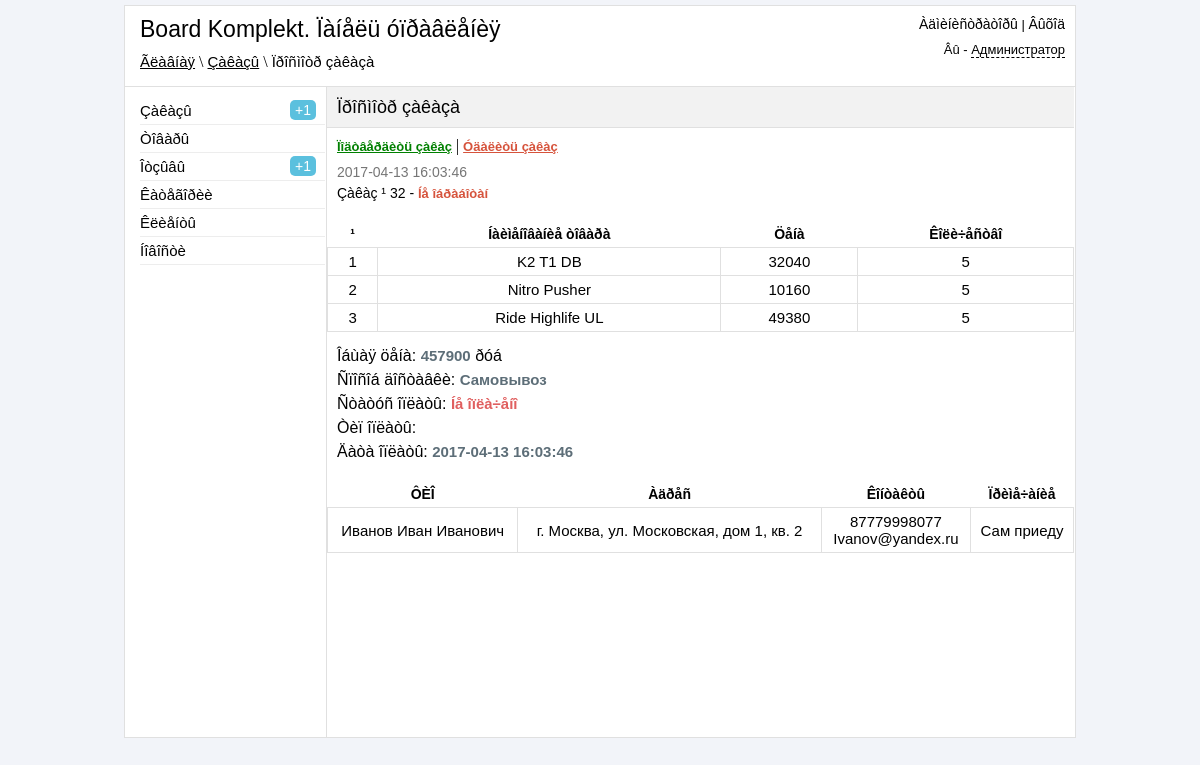
Page /admin/view_order.php?id=32 (signed in) on the committed database.
### tables this page shows
CREATE TABLE IF NOT EXISTS `orders` (
  `order_id` int(11) NOT NULL AUTO_INCREMENT,
  `id_buyer` int(11) NOT NULL,
  `order_datetime` datetime NOT NULL,
  `order_total_price` int(11) NOT NULL,
  `order_delivery` varchar(255) NOT NULL,
  `order_type_pay` varchar(100) NOT NULL,
  `order_note` text NOT NULL,
  `order_confirmed` varchar(50) NOT NULL DEFAULT 'no',
  `order_pay` varchar(40) NOT NULL,
  PRIMARY KEY (`order_id`),
  KEY `id_buyer` (`id_buyer`)
);

CREATE TABLE IF NOT EXISTS `buy_products` (
  `buy_id` int(11) NOT NULL AUTO_INCREMENT,
  `buy_id_order` int(11) NOT NULL,
  `buy_id_product` int(11) NOT NULL,
  `buy_count_product` int(11) NOT NULL,
  PRIMARY KEY (`buy_id`),
  KEY `buy_id` (`buy_id`),
  KEY `buy_id_order` (`buy_id_order`),
  KEY `buy_id_product` (`buy_id_product`)
);

CREATE TABLE IF NOT EXISTS `table_products` (
  `products_id` int(11) NOT NULL AUTO_INCREMENT,
  `title` varchar(255) NOT NULL,
  `price` int(11) NOT NULL,
  `seo_words` text NOT NULL,
  `seo_description` text NOT NULL,
  `mini_description` varchar(280) NOT NULL,
  `image` varchar(255) NOT NULL,
  `description` text NOT NULL,
  `mini_features` varchar(280) NOT NULL,
  `features` text NOT NULL,
  `datetime` datetime NOT NULL,
  `new` tinyint(4) NOT NULL DEFAULT '0',
  `leader` tinyint(4) NOT NULL DEFAULT '0',
  `sale` tinyint(4) NOT NULL DEFAULT '0',
  `visible` tinyint(4) NOT NULL DEFAULT '0',
  `brand_id` int(11) NOT NULL,
  PRIMARY KEY (`products_id`),
  KEY `products_id` (`products_id`),
  KEY `products_id_2` (`products_id`),
  KEY `brand_id` (`brand_id`)
);

CREATE TABLE IF NOT EXISTS `reg_user` (
  `user_id` int(11) NOT NULL AUTO_INCREMENT,
  `login` varchar(100) NOT NULL,
  `password` varchar(100) NOT NULL,
  `surname` varchar(100) NOT NULL,
  `name` varchar(100) NOT NULL,
  `patronymic` varchar(100) NOT NULL,
  `email` varchar(100) NOT NULL,
  `phone` varchar(100) NOT NULL,
  `address` text NOT NULL,
  `datetime` datetime NOT NULL,
  `ip` varchar(50) NOT NULL,
  PRIMARY KEY (`user_id`)
);

### admin/include/functions.php (called while the page is built)
<?php
function clear_strings($clear_string)
{
    $clear_string = strip_tags($clear_string);
    $clear_string = mysql_real_escape_string($clear_string);
    $clear_string = trim($clear_string);
    return $clear_string;
}
?>

### admin/view_order.php (the view, shortened to what this page needs)
<?php
	if ($_SESSION['auth_admin'] == "yes_auth")
	{
		include("include/db_connect.php");
        include("include/functions.php");
       $id = clear_strings($_GET["id"]);
?>
<!DOCTYPE HTML>
<html>
<head>
	<link href ="css/reset.css" rel="stylesheet" type="text/css" />
	<link href ="css/style.css" rel="stylesheet" type="text/css" />
    <link href ="jquery_confirm/jquery_confirm.css" rel="stylesheet" type="text/css" />
</head>
<body>
<div class="block-body">
	<?php
		include("include/block-header.php");
	?>
	<div class="block-content">
		<div class = "block-parameters">
           <p class="title-page">Ïðîñìîòð çàêàçà</p>
		</div>
        <?php
        if ($_SESSION['view_orders'] == '1')
        {
	       $result = mysql_query("SELECT * FROM orders WHERE order_id='$id'", $link);
           if (mysql_num_rows($result) > 0) {
            $row = mysql_fetch_array($result);
            do {
                if ($row["order_confirmed"] == 'yes') {
                    $status = '<b class="green">Îáðàáîòàí</b>';
                    $linkOrder =' <p class="view-order-link"><a class="delete" rel="view_order.php?id='.$row["order_id"].'&action=delete">Óäàëèòü çàêàç</a></p>';
                }
                else {
                    $status = '<b class="red">Íå îáðàáîòàí</b>';
                    $linkOrder = '<p class="view-order-link"><a class="green" href="view_order.php?id='.$row["order_id"].'&action=accept">Ïîäòâåðäèòü çàêàç</a> | <a class="delete" rel="view_order.php?id='.$row["order_id"].'&action=delete">Óäàëèòü çàêàç</a></p>';
                }
                echo '
                    '.$linkOrder.'
                    <p class="order_datetime">'.$row["order_datetime"].'</p>
                    <p class="order_number">Çàêàç ¹ '.$row["order_id"].' - '.$status.'</p>
                    <table align="center" cellpadding="10" width="100%">
                    <tr>
                        <th>¹</th>
                        <th>Íàèìåíîâàíèå òîâàðà</th>
                        <th>Öåíà</th>
                        <th>Êîëè÷åñòâî</th>
                    </tr>
                ';
                $query_product = mysql_query("SELECT * FROM buy_products,table_products WHERE buy_products.buy_id_order='$id' AND table_products.products_id=buy_products.buy_id_product", $link);
                $result_query = mysql_fetch_array($query_product);
                $buyer_product = mysql_query("SELECT * FROM orders,reg_user WHERE orders.order_id='$id' AND reg_user.user_id=orders.id_buyer", $link);
                $result_query_buyer = mysql_fetch_array($buyer_product);
                do {
                    $price = $price + ($result_query["price"] * $result_query["buy_count_product"]);
                    $index_count = $index_count + 1;
                    echo '
                    <tr>
                        <td align="center">'.$index_count.'</td>
                        <td align="center">'.$result_query["title"].'</td>
                        <td align="center">'.$result_query["price"].'</td>
                        <td align="center">'.$result_query["buy_count_product"].'</td>
                    </tr>
                    ';
                } while ($result_query = mysql_fetch_array($query_product));
                if ($row["order_pay"] == "accepted") {
                    $stat_pay = '<b class="green">Îïëà÷åíî</b>';
                }
                else {
                    $stat_pay = '<b class="red">Íå îïëà÷åíî</b>';
                }
                echo '
                    </table>
                    <ul class = "info-order">
                        <li>Îáùàÿ öåíà: <b>'.$price.'</b> ðóá</li>
                        <li>Ñïîñîá äîñòàâêè: <b>'.$row["order_delivery"].'</b></li>
                        <li>Ñòàòóñ îïëàòû: '.$stat_pay.'</li>
                        <li>Òèï îïëàòû: <b>'.$row["order_type_pay"].'</b></li>
                        <li>Äàòà îïëàòû: <b>'.$row["order_datetime"].'</b></li>
                    </ul>
                    <table align="center" cellpadding="10" width="100%">
                    <tr>
                        <th>ÔÈÎ</th>
                        <th>Àäðåñ</th>
                        <th>Êîíòàêòû</th>
                        <th>Ïðèìå÷àíèå</th>
                    </tr>
                    <tr>
                        <td align="center">'.$result_query_buyer["surname"].' '.$result_query_buyer["name"].' '.$result_query_buyer["patronymic"].'</td>
                        <td align="center">'.$result_query_buyer["address"].'</td>
                        <td align="center">'.$result_query_buyer["phone"].'</br>'.$result_query_buyer["email"].'</td>
                        <td align="center">'.$result_query_buyer["order_note"].'</td>
                    </tr>
                    </table>
                ';
            } while ($row = mysql_fetch_array($result));
           }
        }
        else {
             echo '<p class="form-error" align="center">Ó âàñ íåò ïðàâ íà ïðîñìîòð äàííîãî ðàçäåëà!</p>';
        }
        ?>
	</div>
</div>
</body>
</html>
<?php
	}
	else
	{
		header("Location: login.php");
	}
?>

### admin/css/style.css (style rules this page uses)
body { background-color: #F2F4F9 }
b { font-weight:bold; }
table { margin-top: 20px; }
th { padding-left: 5px; padding-right: 5px; padding-top: 5px; padding-bottom: 5px; font: bold 14px sans-serif; }
td { padding-left: 5px; padding-right: 5px; padding-top: 5px; padding-bottom: 5px; border: 1px solid #E0E0E0; font: 15px sans-serif; vertical-align: middle; }
.block-body { width: 950px; margin: 5px auto; background-color: white; border: 1px solid #E0E0E0; }
.block-header-left a { font: 15px sans-serif; color: black; }
.block-content { width: 747px; min-height: 650px; height: auto; margin-left: 201px; border-left: 1px solid #E0E0E0; }
.block-parameters { height: 40px; border-bottom: 1px solid #E0E0E0; background-color: #F2F2F2; }
.title-page { font: 18px sans-serif; margin-top: 10px; margin-left: 10px; position: absolute; }
.delete { font: bold 13px sans-serif; color: #D6533C; cursor: pointer; text-decoration: underline; }
.green { font: bold 13px sans-serif; color: green; }
.order_datetime { font: 14px sans-serif; margin-left: 10px; margin-top: 10px; margin-bottom: 0px; color: #767676; }
.order_number { font: 14px sans-serif; margin-left: 10px; margin-top: 5px; margin-bottom: 10px; color: black; }
.red { font: bold 13px sans-serif; color: #D6533C; }
.view-order-link { margin-left: 10px; margin-top: 10px; }
.info-order { margin-top: 15px; }
.info-order li { font: 16px sans-serif; margin-left: 10px; margin-top: 6px; }
.info-order b { color: #5D6E78; font: bold 15px sans-serif; }
.info-order b.red { color: #E05F5F; font: bold 15px sans-serif; }

### rows in the picture
orders: order_datetime "2017-04-13 16:03:46", order_id "32", order_confirmed "Íå îáðàáîòàí", price "457900", order_delivery "Самовывоз", order_pay "Íå îïëà÷åíî", id_buyer.surname "Иванов", id_buyer.name "Иван", id_buyer.patronymic "Иванович", id_buyer.address "г. Москва, ул. Московская, дом 1, кв. 2", id_buyer.phone "87779998077", id_buyer.email "Ivanov@yandex.ru", order_note "Сам приеду"
buy_products: buy_id_product.title "K2 T1 DB", buy_id_product.price "32040", buy_count_product "5"
buy_products: buy_id_product.title "Nitro Pusher", buy_id_product.price "10160", buy_count_product "5"
buy_products: buy_id_product.title "Ride Highlife UL", buy_id_product.price "49380", buy_count_product "5"

### other values in the picture
$_SESSION['urlpage'] "Ãëàâíàÿ \\ Çàêàçû \\ Ïðîñìîòð çàêàçà"
$_SESSION['admin_role'] "Администратор"
$countNoConfirmedOrders "1"
$countNoApprovedReviews "1"
